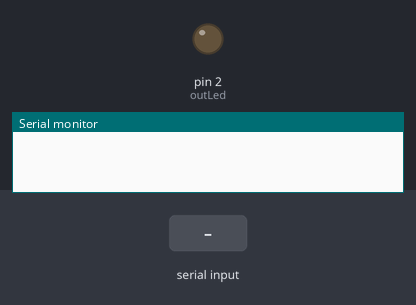
A sketch run on a simulated Arduino Uno, built with avr-gcc and run on an emulated ATmega328P. Shown: output pins drawn as LEDs (lit = HIGH), the last lines printed to the serial monitor. The test bench sets the inputs (shaded band).

Above: at 1.2 s.
1.3 s: "$On\n" received over Serial
At 2.1 s:
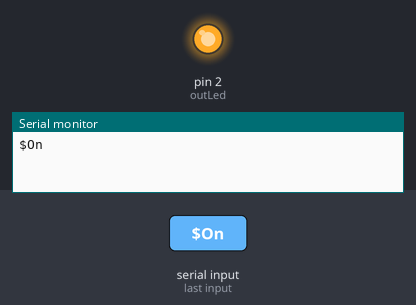
2.8 s: "$Off\n" received over Serial
At 3.2 s:
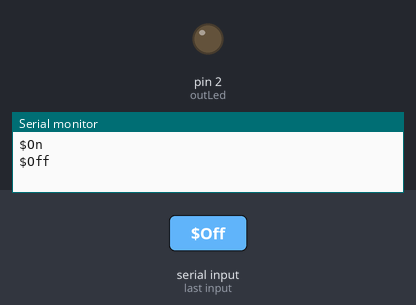
Timing chart, 0 to 5.8 s (numbered marks = the images above; inputs shaded):
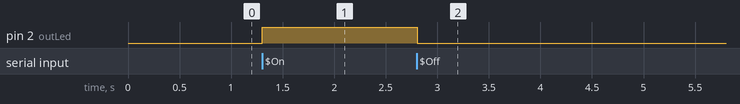

The sketch:

GuiVStoArduino.ino
```cpp
/*Programa para comunicar Arduino mediante el puerto serial
  ----------------------------------------------------------
  Editor: Daniel Galicia

  Finalidad: Controlar el encendido y apagado de un LED
*/
String inputString = "";
bool stringComplete = false;
int const outLed = 2;

void setup() {
  Serial.begin(9600);
  pinMode(outLed,OUTPUT);
  digitalWrite(outLed,LOW);
}

void loop() {
  //Revisar si la GUI en C# envio una cadena
  if(stringComplete)
  {
  inputString.trim();
  Serial.println(inputString);

  //Procesar la entrada
  if (inputString.equals("$On"))
  {
    digitalWrite(outLed, HIGH);
    }

  else if (inputString.equals("$Off"))
  {
    digitalWrite(outLed,LOW);
    }

    //Vaciar la cadena recibida
    inputString = "";
    stringComplete = false;
  }
}

//Esta funcion lee la cadena y secciona hasta que termine su entrada
void serialEvent()
{
  while (Serial.available())
  {
    char inChar = (char)Serial.read();
    if (inChar == '\n')
    {
      stringComplete = true;
      }
      else
      {
        inputString += inChar;
        }
    }
  }
```

Measured:
- after the input at 1.3 s, pin 2 (outLed): LOW → HIGH at once
- after the input at 2.8 s, pin 2 (outLed): HIGH → LOW at once
